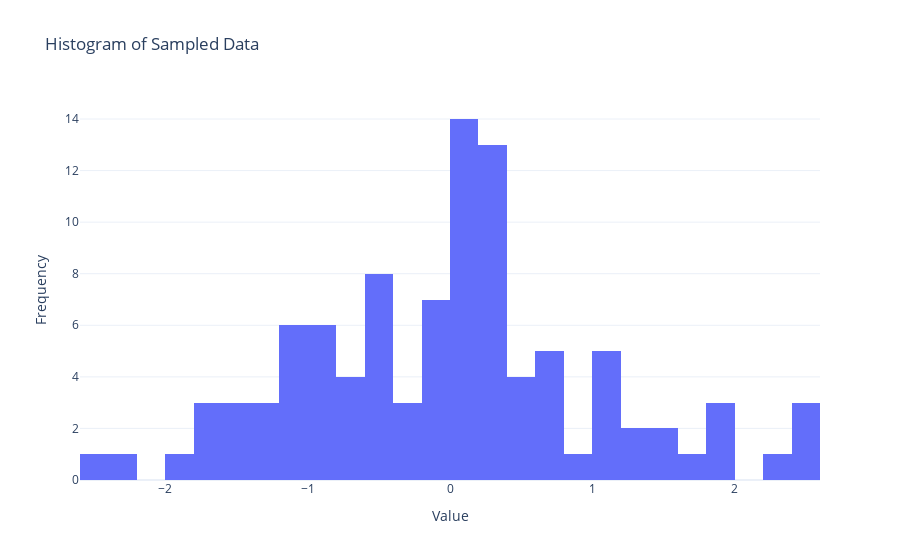

The cell this chart's notebook holds for it:
### Markdown cell above
## 1d hist

### Code cell
m.dist.normal(0,1, name = 'a', shape=(100,), sample = True).hist()
